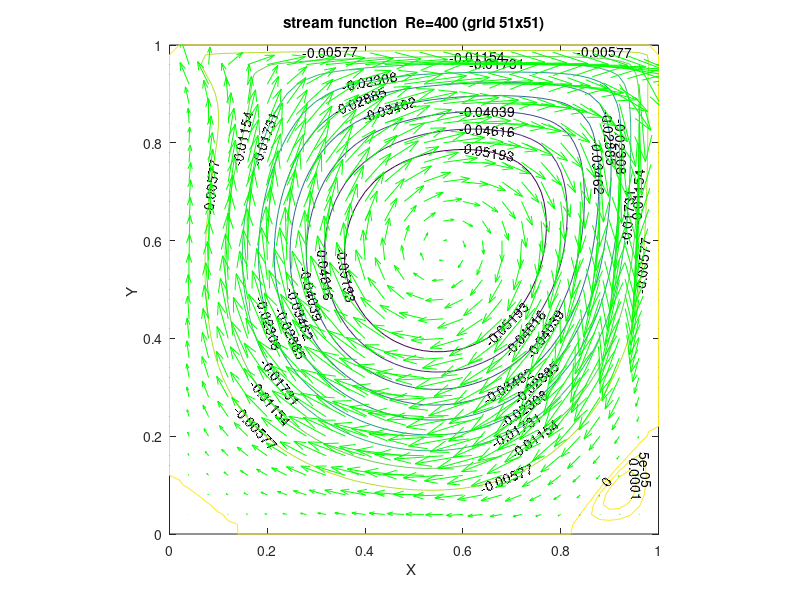

Write the MATLAB code that produced this figure.
% f2_16 plots stream function and vectors.  
% Needs a data file, stream_.dat
% This code may not run on some MTLAB version because
% of errors in 
% Copyright S. Nakamura, 1995
close,clear
set(gcf, 'NumberTitle','off','Name', 'Figure 2.16')
fig1=figure(1);
clf
set(fig1,'Position',[100,100,400,400] ,'NumberTitle','off')
load stream_.dat
     ni=51;
     nj=51;
     s=1;
     u=zeros(ni);v=u;
     for j=1:nj
         for i=1:ni
         x(i,j)=stream_(s,1);
         y(i,j)=stream_(s,2);
         p(i,j)=stream_(s,3);
         s=s+1;
     end;
     end;

     for j=1:nj
         for i=1:ni
         u(j,i)=0;
         v(j,i)=0;
         if i>1 & i<ni & j>1 & j<nj
            u(j,i) = (p(j+1,i)-p(j-1,i))/(y(j+1,i)-y(j-1,i));
            v(j,i) =-(p(j,i+1)-p(j,i-1))/(x(j, i+1)-x(j, i-1));
         end
     end;
     end;

     for j=1:nj
         for i=1:ni
          yd(j,i)=y(nj-j+1,i);
         end ;
     end ;
     clf
     L=[-0.00577:-0.00577:-0.054,  0, 0.0001, 0.00005];
     c=contour(x,y,p,L);
     clabel(c)
     title('stream function  Re=400 (grid 51x51)')
     xlabel('X ')
     ylabel('Y ')

     axis('square')

%print streamCONT.ps -dpsc

%pause
%fig2=figure(2) 
%clf
%set(fig2,'Position',[515,100,400,400] ,'NumberTitle','off')
hold on

     quiver(x(1:2:ni,1:2:ni),y(1:2:ni,1:2:ni),u(1:2:ni,1:2:ni), ...
 v(1:2:ni,1:2:ni),4, 'g')

     axis('square')

%    title('quiver(x, y, u, v, scale, `g`)')
     xlabel('X ')
     ylabel('Y ')
%print streamVect.ps -dpsc
